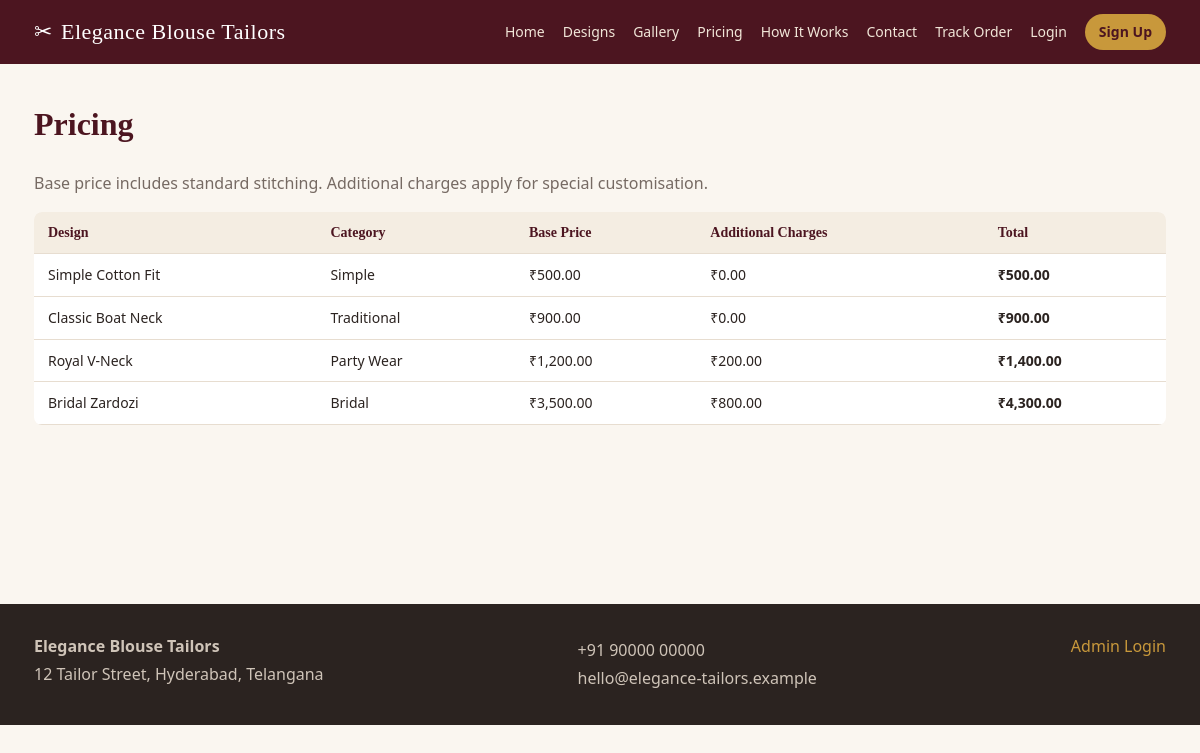
/pricing, run on the app's committed database.
### tables this page shows
CREATE TABLE website_settings (
    setting_key     TEXT PRIMARY KEY,
    setting_value   TEXT
);

CREATE TABLE designs (
    id                      INTEGER PRIMARY KEY AUTOINCREMENT,
    name                    TEXT NOT NULL,
    description             TEXT,
    category                TEXT,
    neck_style              TEXT,
    sleeve_style            TEXT,
    blouse_length           TEXT,
    customisation_details   TEXT,
    base_price              REAL NOT NULL DEFAULT 0,
    additional_charges      REAL NOT NULL DEFAULT 0,
    image_path              TEXT,
    status                  TEXT NOT NULL DEFAULT 'ACTIVE',   -- ACTIVE / INACTIVE
    created_at              TEXT NOT NULL DEFAULT (datetime('now')),
    modified_at             TEXT NOT NULL DEFAULT (datetime('now'))
);

### app/public.py (the view)
@bp.route("/pricing")
def pricing():
    rows = db.query("SELECT * FROM designs WHERE status='ACTIVE' ORDER BY base_price")
    return render_template("public/pricing.html", designs=rows)

### app/db.py (called while the page is built)
def _connect_sqlite():
    path = current_app.config["SQLITE_PATH"]
    Path(path).parent.mkdir(parents=True, exist_ok=True)
    conn = sqlite3.connect(path)
    conn.row_factory = sqlite3.Row
    conn.execute("PRAGMA foreign_keys = ON")
    return conn

def get_db():
    if "db" not in g:
        engine = current_app.config["DB_ENGINE"]
        g.db = _connect_sqlite() if engine == "sqlite" else _connect_mssql()
        g.db_engine = engine
    return g.db

def _rows_to_dicts(cur, rows):
    columns = [col[0] for col in cur.description]
    return [dict(zip(columns, row)) for row in rows]

def query(sql, params=(), one=False):
    conn = get_db()
    cur = conn.cursor()
    cur.execute(sql, params)
    raw_rows = cur.fetchall()
    rows = _rows_to_dicts(cur, raw_rows)
    cur.close()
    if one:
        return rows[0] if rows else None
    return rows

### app/utils.py (called while the page is built)
def inr(amount):
    try:
        return f"\u20b9{float(amount):,.2f}"
    except (TypeError, ValueError):
        return amount

### templates/public/pricing.html
{% extends "base.html" %}
{% block content %}
<h1>Pricing</h1>
<p class="muted">Base price includes standard stitching. Additional charges apply for special customisation.</p>
<table>
  <thead><tr><th>Design</th><th>Category</th><th>Base Price</th><th>Additional Charges</th><th>Total</th></tr></thead>
  <tbody>
  {% for d in designs %}
    <tr>
      <td>{{ d.name }}</td>
      <td>{{ d.category }}</td>
      <td>{{ d.base_price | inr }}</td>
      <td>{{ d.additional_charges | inr }}</td>
      <td><strong>{{ (d.base_price + d.additional_charges) | inr }}</strong></td>
    </tr>
  {% endfor %}
  </tbody>
</table>
{% endblock %}

### templates/base.html (shortened to what this page needs)
<!DOCTYPE html>
<html lang="en">
<head>
<link rel="stylesheet" href="{{ url_for('static', filename='css/style.css') }}">
</head>
<body class="{% block body_class %}{% endblock %}">
<header class="site-header">
  <div class="container header-inner">
    <a class="brand" href="{{ url_for('public.home') }}" style="display:flex;align-items:center;gap:8px;">
      {% if site.logo_path %}
        <img src="{{ url_for('media', filename=site.logo_path) }}" alt="{{ site.brand_name or 'Logo' }}"
             style="height:100px;width:auto;display:block;">
      {% else %}
        <span>✂</span>
      {% endif %}
      {{ site.brand_name or 'Tailoring Studio' }}
    </a>
    <nav class="main-nav" id="mainNav">
      <a href="{{ url_for('public.home') }}">Home</a>
      <a href="{{ url_for('public.designs') }}">Designs</a>
      <a href="{{ url_for('public.gallery') }}">Gallery</a>
      <a href="{{ url_for('public.pricing') }}">Pricing</a>
      <a href="{{ url_for('public.how_it_works') }}">How It Works</a>
      <a href="{{ url_for('public.contact') }}">Contact</a>
      <a href="{{ url_for('public.track_order') }}">Track Order</a>
      {% if session.get('customer_id') %}
        <a href="{{ url_for('customer.dashboard') }}" class="nav-cta">My Dashboard</a>
        <a href="{{ url_for('auth.customer_logout') }}">Logout</a>
      {% else %}
        <a href="{{ url_for('auth.customer_login') }}">Login</a>
        <a href="{{ url_for('auth.customer_register') }}" class="nav-cta">Sign Up</a>
      {% endif %}
    </nav>
  </div>
</header>
<main class="container page-content">
  {% block content %}{% endblock %}
</main>
<footer class="site-footer">
  <div class="container footer-inner">
    <div>
      <strong>{{ site.brand_name or 'Tailoring Studio' }}</strong>
      <p>{{ site.address or '' }}</p>
    </div>
    <div>
      <p>{{ site.contact_number or '' }}</p>
      <p>{{ site.contact_email or '' }}</p>
    </div>
    <div>
      <a href="{{ url_for('auth.admin_login') }}">Admin Login</a>
    </div>
  </div>
</footer>
</body>
</html>

### static/css/style.css (style rules this page uses)
:root { --maroon: #6b1e2b; --maroon-dark: #4c1520; --gold: #c8983b; --cream: #faf6f0; --ink: #2b2320; --muted: #766a63; --border: #e7ddd0; --success: #2e7d4f; --danger: #b33a3a; --warning: #a8711f; --info: #2f6a8f; --radius: 10px; }
* { box-sizing: border-box; }
body { margin: 0; font-family: "Segoe UI", "Helvetica Neue", Arial, sans-serif; color: var(--ink); background: var(--cream); line-height: 1.55; }
.container { max-width: 1180px; margin: 0 auto; padding: 0 24px; }
a { color: var(--maroon); text-decoration: none; }
h1, h2, h3, h4 { font-family: Georgia, "Times New Roman", serif; color: var(--maroon-dark); margin-top: 0; }
p { color: var(--ink); }
.site-header { background: var(--maroon-dark); color: #fff; position: sticky; top: 0; z-index: 50; }
.header-inner { display: flex; align-items: center; justify-content: space-between; padding: 14px 24px; }
.brand { color: #fff; font-family: Georgia, serif; font-size: 22px; letter-spacing: .5px; }
.main-nav { display: flex; align-items: center; gap: 18px; flex-wrap: wrap; }
.main-nav a { color: #f1e6d8; font-size: 14px; }
.nav-cta { background: var(--gold); color: var(--maroon-dark) !important; padding: 7px 14px; border-radius: 20px; font-weight: 600; }
.site-footer { background: var(--ink); color: #cfc4b8; margin-top: 60px; padding: 30px 0; }
.footer-inner { display: flex; justify-content: space-between; flex-wrap: wrap; gap: 20px; }
.footer-inner a { color: var(--gold); }
.footer-inner p { margin: 4px 0; color: #cfc4b8; }
.page-content { padding: 36px 24px 60px; min-height: 60vh; }
table { width: 100%; border-collapse: collapse; background: #fff; border-radius: 8px; overflow: hidden; }
th, td { text-align: left; padding: 10px 14px; border-bottom: 1px solid var(--border); font-size: 14px; }
th { background: #f4ede2; color: var(--maroon-dark); font-family: Georgia, serif; }
.muted { color: var(--muted); }

### data on the page
website_settings: setting_value "Elegance Blouse Tailors"
designs: name "Simple Cotton Fit", category "Simple", base_price|inr "₹500.00", additional_charges|inr "₹0.00", (d.base_price+d.additional_charges)|inr "₹500.00"
designs: name "Classic Boat Neck", category "Traditional", base_price|inr "₹900.00", additional_charges|inr "₹0.00", (d.base_price+d.additional_charges)|inr "₹900.00"
designs: name "Royal V-Neck", category "Party Wear", base_price|inr "₹1,200.00", additional_charges|inr "₹200.00", (d.base_price+d.additional_charges)|inr "₹1,400.00"
designs: name "Bridal Zardozi", category "Bridal", base_price|inr "₹3,500.00", additional_charges|inr "₹800.00", (d.base_price+d.additional_charges)|inr "₹4,300.00"
website_settings: setting_value "12 Tailor Street, Hyderabad, Telangana"
website_settings: setting_value "+91 90000 00000"
website_settings: setting_value "hello@elegance-tailors.example"
